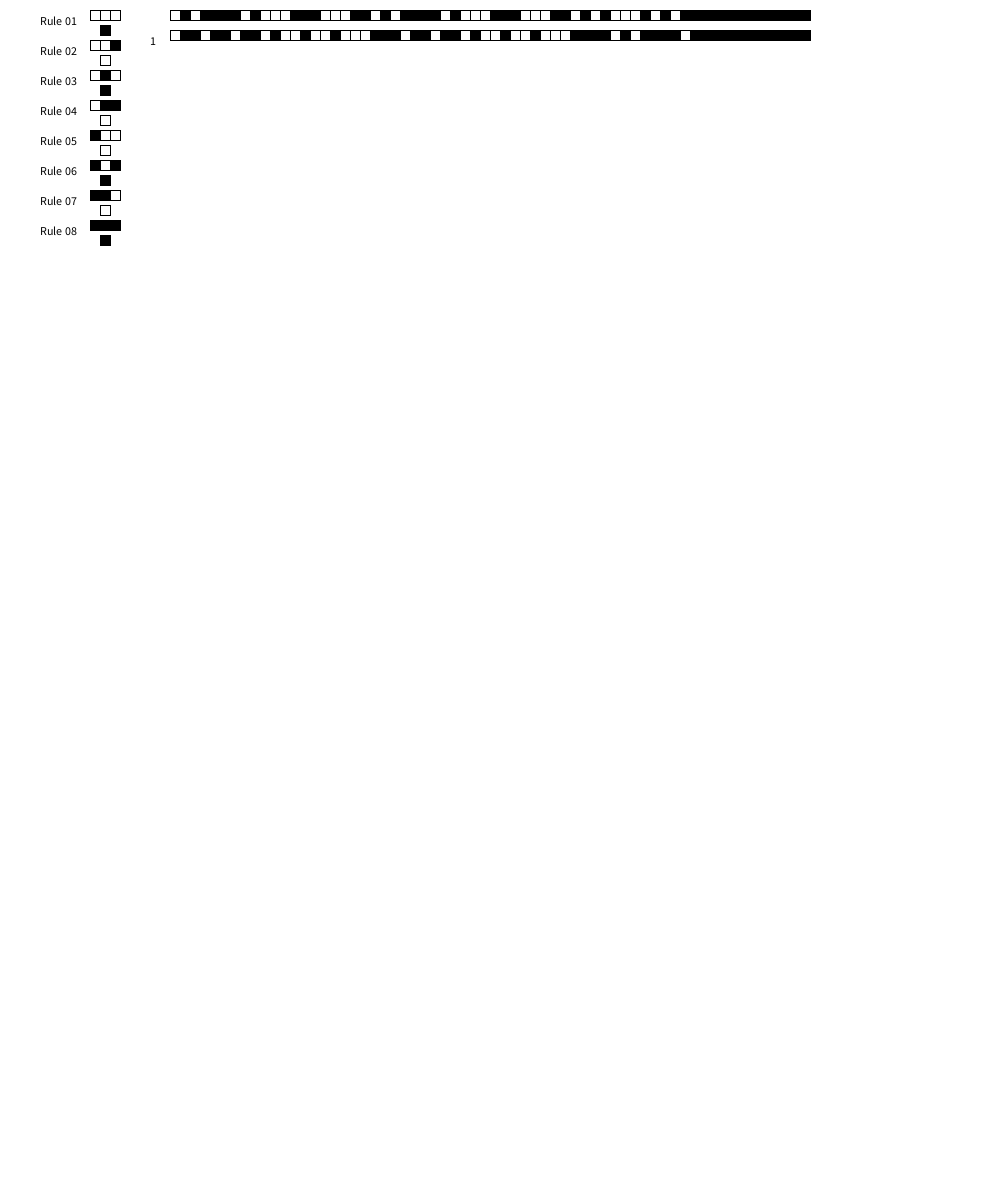
Frame 1 (no input)
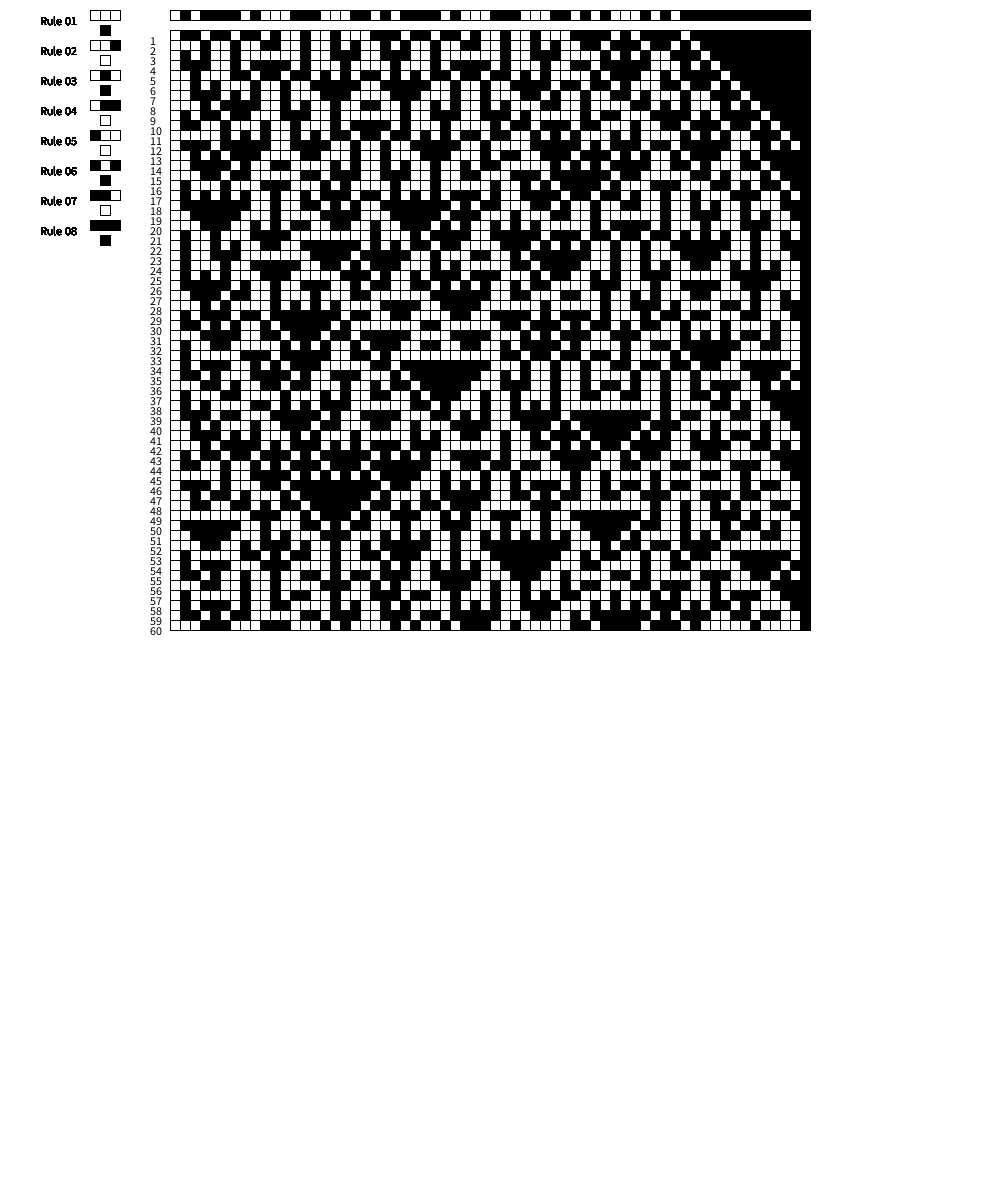
Frame 60 (the mouse pressed at the canvas centre just before this capture)
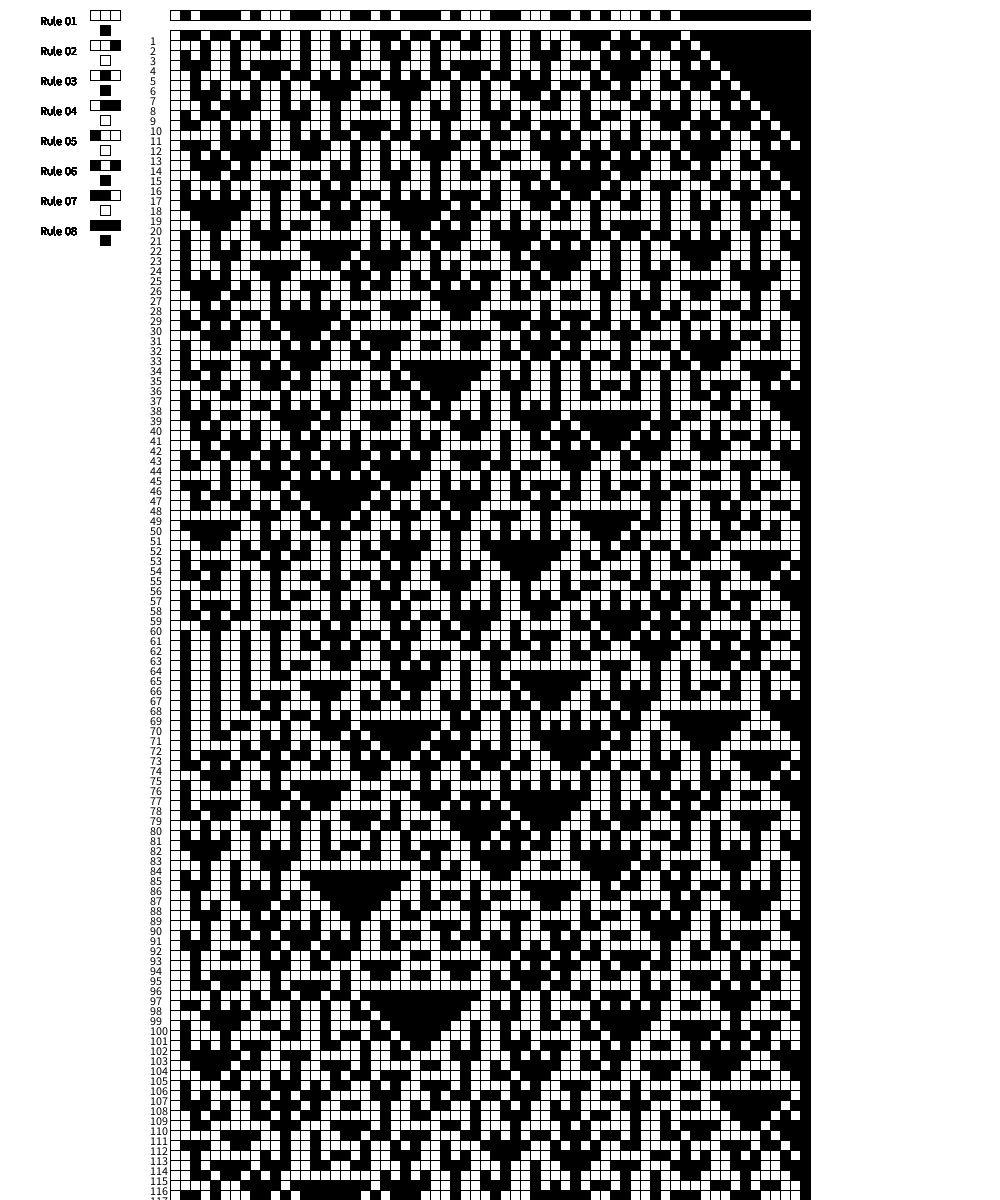
Frame 120 (the mouse held since frame 60 and released just before this capture)

The Processing sketch that drew these frames (run headless with seeded random() and noise(); from frame 60 on, the mouse is pressed at the canvas centre):

// Processing sketch: CA_2
// ── CA_2.pde
// Cellular Automata example for linear cell patterns
// by Takehiko Nagakura (rev. 2013.4.31)

// Cells are array of black or white squares
// Each takes a state of 1 or 0: 1 means white cell. 0 means black cell
// This is the initial states of cells.
// You may change the number of elements in this array of cells.

int[] init_cells = {1,0,1,0,0,0,0,1,0,1,1,1,0,0,0,1,1,1,0,0,1,0,1,0,0,0,0,1,0,1,1,1,0,0,0,1,1,1,0,0,1,0,1,0,1,1,1,0,1,0,1,0,0,0,0,0,0,0,0,0,0,0,0,0};
//int[] init_cells = {1,0,1,0,0,0,0,1,0,1,1,1,0,0,0,1,1,1,0,0};


/////////////////////////////////////////////////////////////////////////////////////////////////////

// This array keeps the current states of the cells.
int[] cur_cells = new int[init_cells.length]; //[bold]

// Another array to temporarily store (copy) the states of the cells
// when you compute the transformation of cells into next generation.
int[] new_cells = new int[init_cells.length]; //[bold]

// Size of cell drawn on the screen.
int cellsize = round ((900 - 220) / (init_cells.length + 4)) ;
// Counter for generation iteration.
int counter = 0;
// If 1, this flags signals restaring of cellular computation with new rules/initial state
int reset_flag = 1;

// Positions of the topleft corner of the row of initial cells
int init_row_left_pos = round(80 + cellsize * 3 + 60);
int init_row_top_pos = cellsize;

void setup() {
  size(1000,1200);
  init_rules();  // Set up the initial rules that a user may change edit later
}

void draw()  {
  delay(1); // slow down the iteration a bit.
  
  if (reset_flag ==1) { // if a rule or init state is changed, starts from scratch.
    arrayCopy(init_cells, cur_cells); // initialize
    arrayCopy(init_cells, new_cells); // initialize
    // draw the first row separately at the top
    background(255);
    counter = 0;
    reset_flag=0;
  }
  
  draw_cell_row (init_cells, init_row_left_pos, init_row_top_pos, false, true); 
  draw_rules();
  counter = counter + 1;

  // compute the next generation  
  for (int i = 1; i < cur_cells.length-1; i++) {
    // You will look at 3 adjacent cells. Depending on what
    // colors they have, you will decide the color of the
    // center cell for the next generation.
    int left   = cur_cells[i-1];
    int middle = cur_cells[i];
    int right  = cur_cells[i+1];
    
    // The transformation rule is described in a separate function.
    // Temporarily saves the new state (color) in the new array
    new_cells[i] = apply_rule(left,middle,right);
  }
  
  // Copy the new generation cells to the current generation.
  arrayCopy(new_cells, cur_cells); // initialize
  //cur_cells = new_cells; //[bold]
  // Draws the new row of cells
  draw_cell_row (cur_cells, 
    init_row_left_pos, init_row_top_pos + cellsize * (counter + 1), true, false) ;
}

/////////////////////// cells ///////////////////////////////////////////

 // This draws a row of cells. Topleft corner of the row is x=top, y=left.
void draw_cell_row(int[] cells, int left, int top, Boolean show_counter, Boolean hilite_mouse_over) {
    if (show_counter){
    fill(0);
    text(counter, left - 20, top + 15);
    }
    // Loop through every cell to draw them on screen.
    for (int i = 0; i < cells.length; i++) {
      draw_one_cell(left + i*cellsize, top, cells[i], hilite_mouse_over);
  }
}

 // This draws one cell (white or black) at a given position.
void draw_one_cell(int posx, int posy, int state, Boolean hilite_mouse_over) {
  if (state == 1) fill(255); // white cell if the state is 1
  else fill(0); // black cell if the state is 0
  
  stroke(0); // Default black frame for each cell
  if (hilite_mouse_over) {
    if (mouseOverCell(posx, posy)) {
      stroke(color(150,150,150));
    }
  }
  rect( posx, posy, cellsize, cellsize );
}

/////////////////////// rules ///////////////////////////////////////////

// A rule is to compute the new color of a cell based on the
// current colors of that cell plus its left and right cells.

Rule[] rule;

class Rule {
  String label;
  int state_new = 0;  // 0 is black, 1 is white
  int state_left;
  int state_mid;
  int state_right;
  int posx=100; // positions are used for interactive display of the resulting cell state
  int posy=50; // (posx, posy) is the topleft corner of the cell showing the new state
  
  // Contructor
  Rule(String name, int left, int mid, int right, int newstat) {
    label=name;
    state_left=left;
    state_mid=mid;
    state_right=right;
    state_new=newstat;
  }
  
  void draw() {
    int text_x = posx - cellsize - 50;
    int row_y = posy - round(cellsize*1.5);
    fill(0);
    textSize(12);
    text(label, text_x, row_y + 15);
    draw_one_cell(posx-cellsize, row_y, state_left, false);
    draw_one_cell(posx, row_y, state_mid, false);
    draw_one_cell(posx+cellsize, row_y, state_right, false);
    draw_one_cell(posx, posy, state_new, true);
  }
 }
 
 // Here we have 8 rules.
 void init_rules(){
    rule = new Rule[8];
    rule[0]=new Rule("Rule 01", 1,1,1,0);
    rule[1]=new Rule("Rule 02", 1,1,0,1);
    rule[2]=new Rule("Rule 03", 1,0,1,0);
    rule[3]=new Rule("Rule 04", 1,0,0,1);
    rule[4]=new Rule("Rule 05", 0,1,1,1);
    rule[5]=new Rule("Rule 06", 0,1,0,0);
    rule[6]=new Rule("Rule 07", 0,0,1,1);
    rule[7]=new Rule("Rule 08", 0,0,0,0);
    for (int i = 0; i < rule.length; i++) {
      rule[i].posy = round(cellsize * 2.5) + i * cellsize * 3;   
    }
 }


// Computes the new state of a cell from its previous state and two adjacent cells
int apply_rule (int a, int b, int c) {
    int result=0;
    for (int i = 0; i < rule.length; i++) {
      if (rule[i].state_left == a && rule[i].state_mid == b && rule[i].state_right == c){
        result = rule[i].state_new;
      }
    }
    return result;
}
  
void draw_rules () {
  for (int i = 0; i < rule.length; i++) {
    rule[i].draw();
  }
}


/////////////////////// mouse ///////////////////////////////////////////

// This returns the id of the rule if the mouse is inside the cell for its new state.
// If nothing is hit, returns -1.
int mouseOverRule() {
  int hit=-1;
  for (int i = 0; i < rule.length; i++) {
    if (mouseOverCell(rule[i].posx, rule[i].posy)){
      hit = i;
    }}
  return hit;
}

// This returns the id of the cell in the initial row if the mouse is inside the cell.
// If nothing is hit, returns -1. It uses hard-coded positions.
int mouseOverInitCell() {
  int hit=-1;
  int left;
  int top;
  for (int i = 0; i < init_cells.length; i++) {
    if (mouseOverCell(init_row_left_pos + i*cellsize, init_row_top_pos)){
      hit = i;
    }}
  return hit;
}

Boolean mouseOverCell(int xloc, int yloc){
  int x=mouseX;
  int y=mouseY;
  return x>xloc && x<xloc+cellsize && y>yloc && y<yloc + cellsize;
  }
  
void mousePressed() {
  int hit = mouseOverRule();
  if(hit!=-1) {
    rule[hit].state_new=(rule[hit].state_new + 1) % 2;  // flip the state
    reset_flag =1; 
  }
  
  hit = mouseOverInitCell();
  if(hit!=-1) {
    init_cells[hit]=(init_cells[hit] + 1) % 2;  // flip the state
    reset_flag =1; 
  }
}
